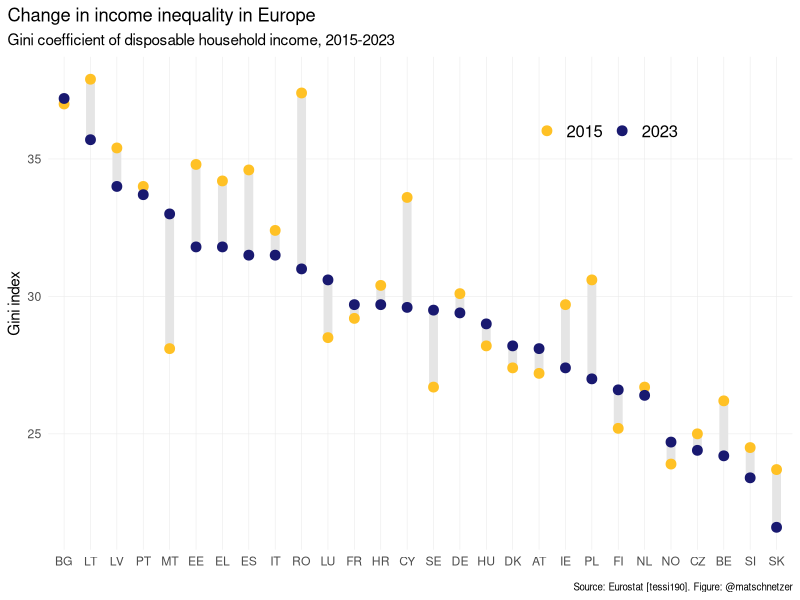
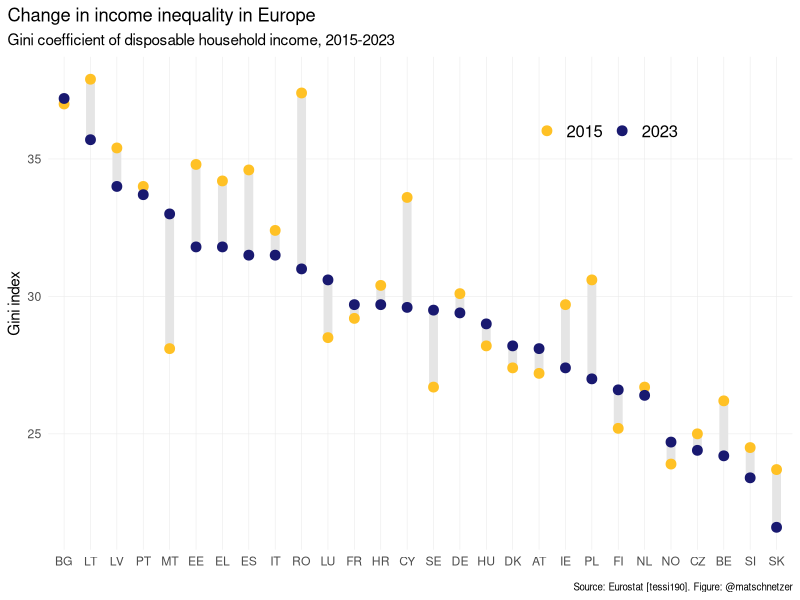

Generate these figures, in order, with R:
library(tidyverse)

# Load and save data
# raw <- eurostat::get_eurostat(id = "tessi190", time_format = "num", filters = time )

# Load data
raw <- read_csv("dumbbell.csv")

# Show all available countries, but we don't want country groups (EA18, EU15, etc.) 
unique(raw$geo)
filtered <- raw |> filter(str_length(geo) < 3, TIME_PERIOD %in% c(2015,2023))

# Not all countries have both years available -> filter those with both values!
filtered |> count(geo)
plotdata <- filtered |> filter(n() > 1, .by = geo) |> 
  mutate(geo = fct_reorder2(geo, TIME_PERIOD, values, .desc = T))

plotdata |> 
  ggplot(aes(x = geo, y = values)) +
  geom_line(aes(group = geo), linewidth = 3, color = "gray90") +
  geom_point(aes(color = factor(TIME_PERIOD)), size = 3) +
  scale_color_manual(name = NULL, values = c("goldenrod1","midnightblue"),
                     guide = guide_legend(direction = "horizontal")) + 
  labs(x = NULL, y = "Gini index", title = "Change in income inequality in Europe",
       subtitle = "Gini coefficient of disposable household income, 2015-2023",
       caption = "Source: Eurostat [tessi190]. Figure: @matschnetzer") +
  theme_minimal() +
  theme(legend.position = "inside", 
        legend.position.inside = c(0.75,0.85),
        legend.text = element_text(size = 12),
        plot.title.position = "plot",
        plot.caption = element_text(size = 7,
                                    margin = margin(t = 10, b= 0, unit = "pt")),
        panel.grid.minor = element_blank(),
        panel.grid.major = element_line(linewidth = 0.2))

ggsave("dumbbell.png", width = 8, height = 5, dpi = 320, bg = "white")
